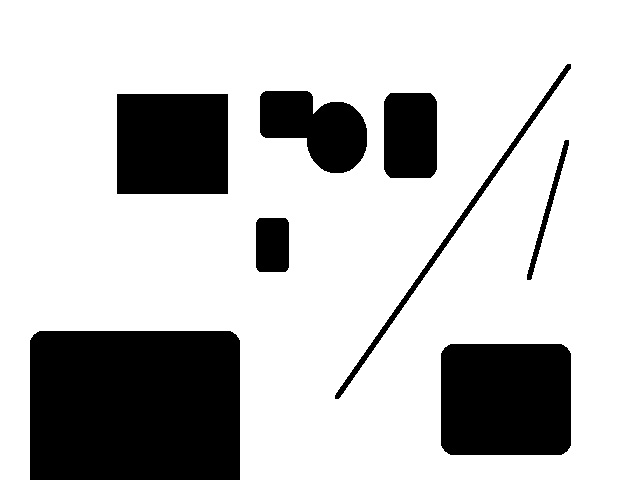
#> input picture data/detect_lines1.png, 640 x 480 px, found by its file name
$ python C1E5.py   (Python 2 division)
#> lines starting #> are read from the running program, lines starting #| are printed output that depends on the picture; after the words box and inside, x2 and y2 are one past the last pixel; in counts of white or black regions, pixels touching at a corner belong together
# Use gradient direction and magnitude to detect lines in an image. Estimate
# the extent of the lines and their parameters. Plot the lines overlaid on the
# image.

import argparse
from PIL import Image
from numpy import array, zeros, uint8, sqrt, arctan2
from pylab import imshow, show, gray, figure, contour, axis
from scipy.ndimage import filters
import math
from collections import defaultdict


parser = argparse.ArgumentParser(description='Apply unsharp filter.')
parser.add_argument('sigma', metavar='sigma', type=int, default=1,
                   nargs='?', help='Sigma for gaussian blue')
parser.add_argument('scale', metavar='scale', type=float, default=0.1,
                   nargs='?', help='scale for gaussian subtraction')

args = parser.parse_args()

raw_image = Image.open('data/detect_lines1.png').convert('L')
im = array(raw_image)
nx, ny = im.shape
#> nx = 480; ny = 640
print im.shape, im.dtype
#| (480, 640) uint8

#Threshhold for our gradient magnitude
threshhold = 0.2
# minimum number of points for a 'line'
minpoints = 5

#Sobel derivative filters
Dx = zeros(im.shape)
filters.sobel(im,1,Dx)
Dy = zeros(im.shape)
filters.sobel(im,0,Dy)
Dmag = sqrt(Dx**2+Dy**2)
Dang = arctan2(Dx,Dy)
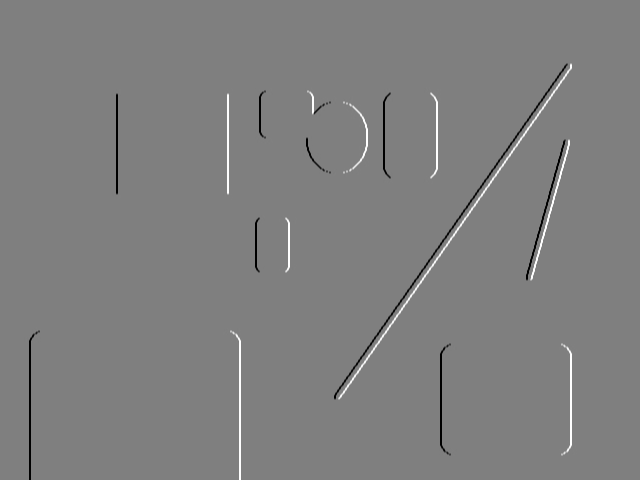
#> Dx: shape (480, 640) float64; min -1020, max 1020, mean 0; drawn with min black and max white
Dthresh = (Dmag > threshhold)


# Scan L to R, finding lines
# Lines are arrays of points, all with the same angle and contiguous

# we identify lines by their angle and top-left intersect.
# XXX: This will equate "colinear lines"
# We can post-process to separate these.
# We will also discard all lines < 5 pixels in length

# Given a point and its derivative, find the x-intersect.
# (For horizontal lines, return the y-intersect)
def findIntersect(p, d):
  x, y = p
  dx, dy = d
  if dy == 0: return y
  return math.floor(x - 1.0*dx*y/dy)

def findKey(p, d, theta):
  intersect = findIntersect(p, d)
  return "%s_%s" % (theta, intersect)

lines = defaultdict(list)

for x in range(nx):
  for y in range(ny):
    if Dmag[x,y] < threshhold: continue
    lineKey = findKey( (x, y), (Dx[x,y], Dy[x, y]), Dang[x, y] )
    lines[lineKey].append((x,y))

lines = { k:l for (k, l) in lines.items() if len(l) >= minpoints}

[line.sort() for line in lines.values()]


# [21 lines of commented-out code are left out]
line_img = zeros(im.shape)

for line in lines.values():
  for (x,y) in line:
    line_img[x,y] = 1.0
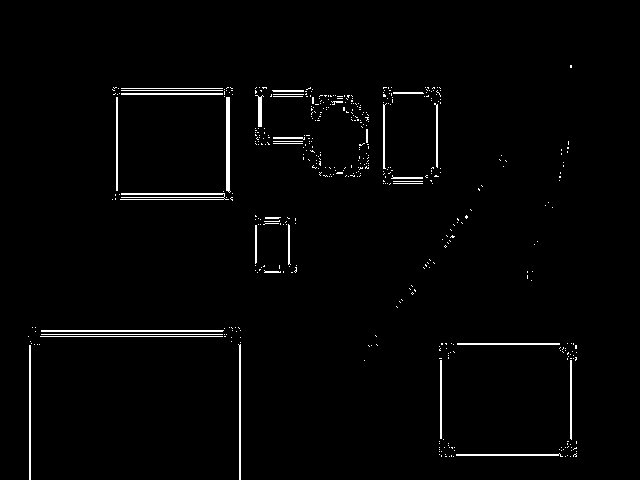
#> line_img: shape (480, 640) float64; values 0 (black) and 1 (white), 1.8% white in thin lines or dots, all inside (x1, y1, x2, y2) = (28, 65, 577, 480)

figure()
gray()
imshow(line_img)
show()

$ run again, with data/detect_objects1.png copied over data/detect_lines1.png
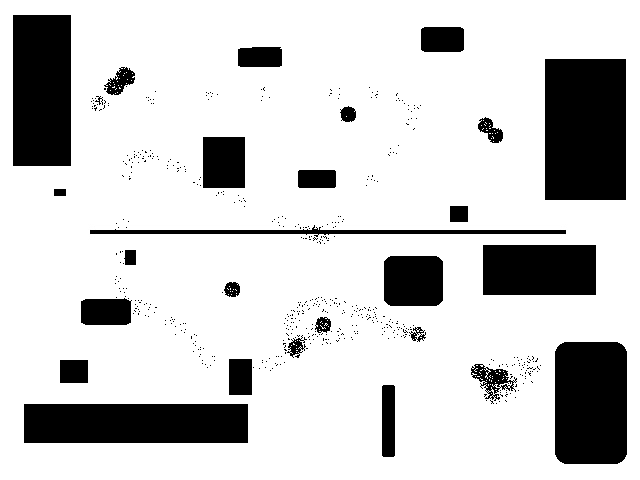
#> input picture data/detect_objects1.png, 640 x 480 px, found by its file name
#| (480, 640) uint8
#> `Dang = arctan2(Dx,Dy)`:
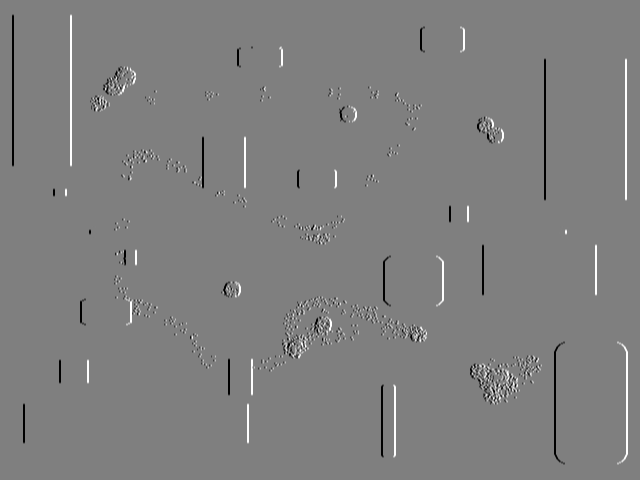
#> Dx: shape (480, 640) float64; min -1020, max 1020, mean 0; drawn with min black and max white
#> after the loop `for line in lines.values():`:
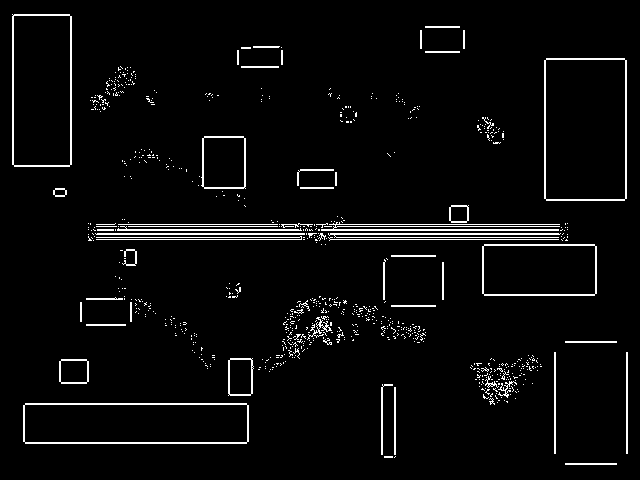
#> line_img: shape (480, 640) float64; values 0 (black) and 1 (white), 4% white in thin lines or dots
